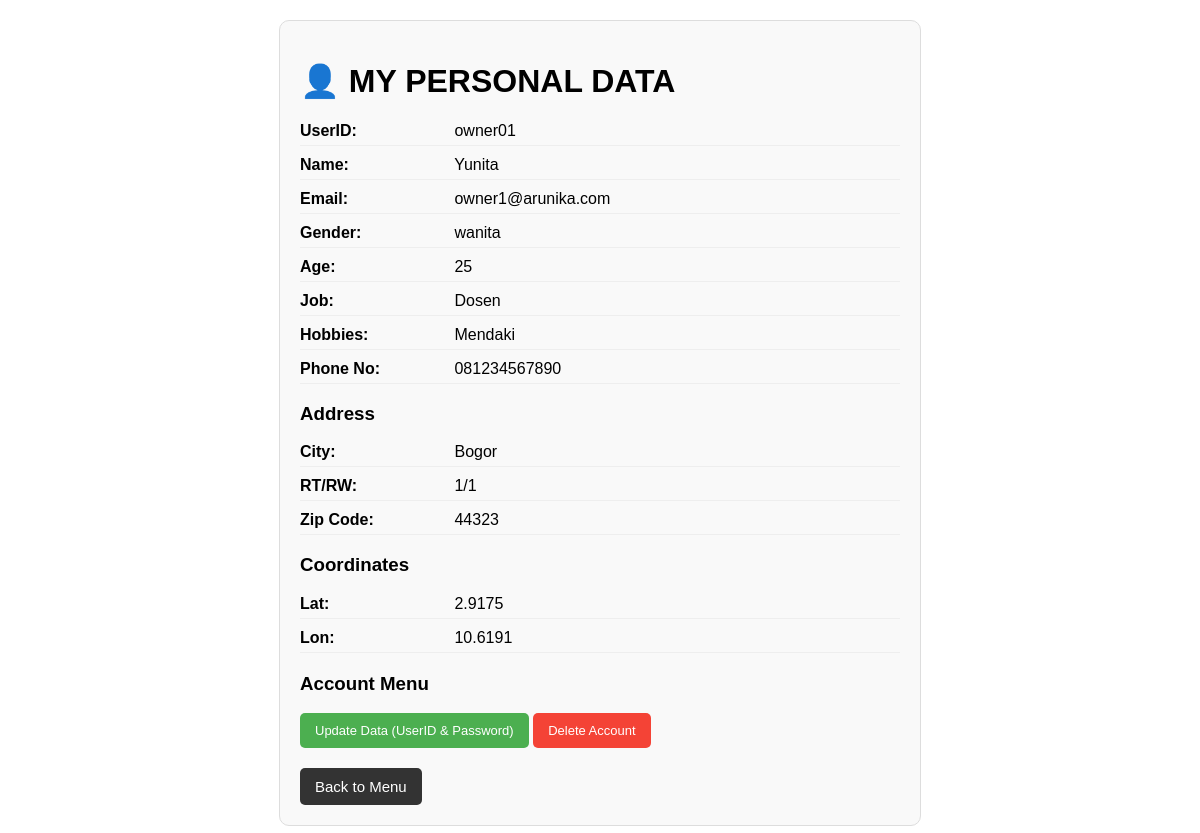
The app's page /user/profile (signed in) with its own data.
### Database.py (models this page shows)
class User(db.Model):
    __tablename__ = 'users'
    userid = db.Column(db.String, primary_key=True)
    password = db.Column(db.String)
    email = db.Column(db.String)
    role = db.Column(db.String)
    nama = db.Column(db.String)
    gender = db.Column(db.String)
    usia = db.Column(db.Integer)
    pekerjaan = db.Column(db.String)
    hobi = db.Column(db.String)
    kota = db.Column(db.String)
    rt = db.Column(db.Integer)
    rw = db.Column(db.Integer)
    zipc = db.Column(db.Integer)
    lat = db.Column(db.Float)
    lon = db.Column(db.Float)
    nohp = db.Column(db.String)

### app.py (the view)
@app.route("/user/profile")
def user_profile():
    if "userid" not in session: return redirect(url_for("login_route"))
    userid = session.get("userid")
    user_data = get_user(userid)
    return render_template("view_profile.html", user=user_data)

### Database.py (called while the page is built)
def model_to_dict(model):
    if model is None:
        return None
    columns = model.__table__.columns.keys()
    return {c: getattr(model, c) for c in columns}

def get_user(userid):
    result = User.query.filter_by(userid=userid).first()
    return model_to_dict(result)

### templates/view_profile.html (shortened to what this page needs)
<!doctype html>
<html>
  <head>
  </head>
  <body>
    <div class="container">
      <h1>👤 MY PERSONAL DATA</h1>
      <div class="profile-item">
        <span class="label">UserID:</span> {{ user.userid }}
      </div>
      <div class="profile-item">
        <span class="label">Name:</span> {{ user.nama }}
      </div>
      <div class="profile-item">
        <span class="label">Email:</span> {{ user.email }}
      </div>
      <div class="profile-item">
        <span class="label">Gender:</span> {{ user.gender }}
      </div>
      <div class="profile-item">
        <span class="label">Age:</span> {{ user.usia }}
      </div>
      <div class="profile-item">
        <span class="label">Job:</span> {{ user.pekerjaan }}
      </div>
      <div class="profile-item">
        <span class="label">Hobbies:</span> {{ user.hobi }}
      </div>
      <div class="profile-item">
        <span class="label">Phone No:</span> {{ user.nohp }}
      </div>
      <h3>Address</h3>
      <div class="profile-item">
        <span class="label">City:</span> {{ user.kota }}
      </div>
      <div class="profile-item">
        <span class="label">RT/RW:</span> {{ user.rt }}/{{ user.rw }}
      </div>
      <div class="profile-item">
        <span class="label">Zip Code:</span> {{ user.zipc }}
      </div>
      <h3>Coordinates</h3>
      <div class="profile-item">
        <span class="label">Lat:</span> {{ user.lat }}
      </div>
      <div class="profile-item">
        <span class="label">Lon:</span> {{ user.lon }}
      </div>
      <div class="actions">
        <h3>Account Menu</h3>
        <a href="/user/profile/update" class="btn-update">
          Update Data (UserID & Password)
        </a>
        <form
          action="/user/profile/delete"
          method="post"
          onsubmit="
            return confirm(
              'WARNING: Account will be deleted permanently! Are you sure?',
            );
          "
          style="display: inline"
        >
          <button type="submit" class="btn-danger">Delete Account</button>
        </form>
      </div>
      <a href="/user" class="btn-back">Back to Menu</a>
    </div>
  </body>
</html>

### templates/view_profile.html (style rules this page uses)
body { font-family: sans-serif; margin: 20px; }
.container { max-width: 600px; margin: auto; border: 1px solid #ddd; padding: 20px; border-radius: 10px; background-color: #f9f9f9; }
.profile-item { margin-bottom: 10px; border-bottom: 1px solid #eee; padding-bottom: 5px; }
.label { font-weight: bold; width: 150px; display: inline-block; }
.btn-back { margin-top: 20px; display: inline-block; padding: 10px 15px; background-color: #333; color: white; text-decoration: none; border-radius: 5px; font-size: 15px; }
.actions { margin-top: 20px; }
.btn-danger { background-color: #f44336; color: white; padding: 10px 15px; border: none; border-radius: 5px; cursor: pointer; font-size: 13px; }
.btn-update { background-color: #4CAF50; color: white; padding: 10px 15px; border: none; border-radius: 5px; cursor: pointer; text-decoration: none; display: inline-block; font-size: 13px; }

### records on screen
User: userid "owner01", nama "Yunita", email "owner1@arunika.com", gender "wanita", pekerjaan "Dosen", hobi "Mendaki", nohp "081234567890", kota "Bogor", zipc "44323", lat "2.9175", lon "10.6191"

### other values on screen
{{ user.usia }} "25"
{{ user.rt }} "1"
{{ user.rw }} "1"
